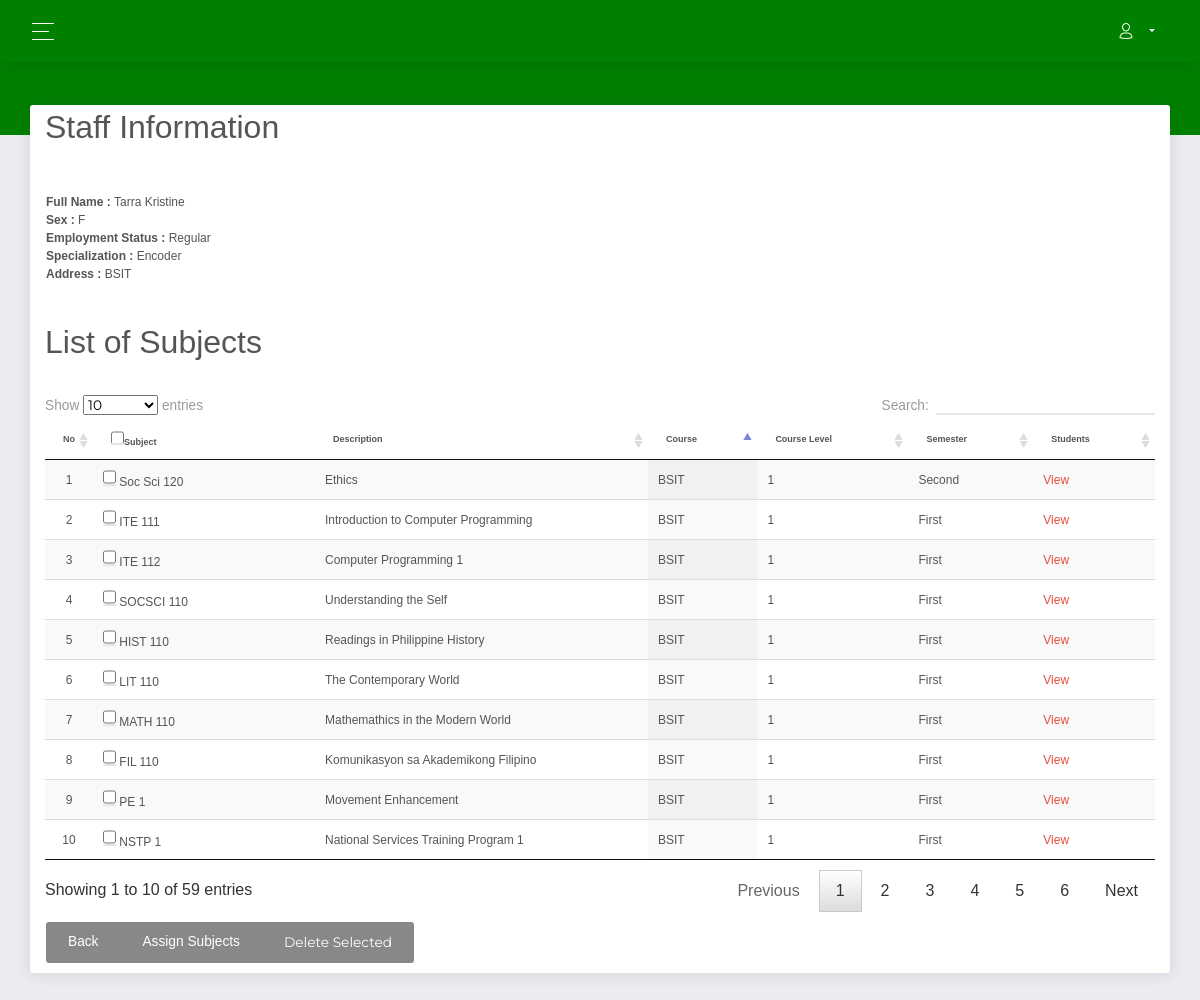
Screenshot of /admin/modules/instructor/index.php?view=instSubj&instructorId=13 (signed in) with the database file from the repository.
### tables this page shows
CREATE TABLE `instructor` (
  `INST_ID` int(30) NOT NULL,
  `INST_FULLNAME` varchar(255) NOT NULL,
  `INST_ADDRESS` varchar(255) NOT NULL,
  `INST_SEX` varchar(20) NOT NULL DEFAULT 'Male',
  `INST_STATUS` varchar(20) NOT NULL DEFAULT 'Single',
  `SPECIALIZATION` text NOT NULL,
  `INST_EMAIL` varchar(255) NOT NULL,
  `EMPLOYMENT_STATUS` varchar(40) NOT NULL DEFAULT 'Probationary'
);

CREATE TABLE `subject` (
  `SUBJ_ID` int(11) NOT NULL,
  `SUBJ_CODE` varchar(30) NOT NULL,
  `SUBJ_DESCRIPTION` varchar(255) NOT NULL,
  `UNIT` int(2) NOT NULL,
  `PRE_REQUISITE` varchar(30) NOT NULL DEFAULT 'None',
  `COURSE_ID` int(11) NOT NULL,
  `AY` varchar(30) NOT NULL,
  `SEMESTER` varchar(20) NOT NULL,
  `YEAR_LEVEL` varchar(20) NOT NULL,
  `LEC_UNIT` int(2) NOT NULL,
  `LAB_UNIT` int(2) NOT NULL
);

CREATE TABLE `course` (
  `COURSE_ID` int(11) NOT NULL,
  `COURSE_NAME` varchar(30) NOT NULL,
  `COURSE_LEVEL` int(11) NOT NULL DEFAULT 1,
  `COURSE_MAJOR` varchar(30) NOT NULL DEFAULT 'None',
  `COURSE_DESC` varchar(255) NOT NULL,
  `DEPT_ID` int(11) NOT NULL
);

### admin/modules/instructor/index.php (called while the page is built, shortened)
<?php
require_once '../../theme/templates.php';
?>

### includes/database.php (called while the page is built, shortened)
<?php
class Database {
	var $sql_string = '';
	private $conn;
	public function open_connection() {
		$this->conn = mysqli_connect(DB_SERVER,DB_USER,DB_PASS,DB_NAME);
	}
	function setQuery($sql='') {
		$this->sql_string=$sql;
	}
	function executeQuery() {
		$result = mysqli_query($this->conn,$this->sql_string);
		return $result;
	}
	private function confirm_query($result) {
		return $result;
	}
	function loadResultList( $key='' ) {
		$cur = $this->executeQuery();
		$array = array();
		while ($row = mysqli_fetch_object( $cur )) {
			if ($key) {
				$array[$row->$key] = $row;
			} else {
				$array[] = $row;
			}
		}
		return $array;
	}
	function loadSingleResult() {
		$cur = $this->executeQuery();
		$data = '';
		while ($row = mysqli_fetch_object( $cur )) {
			$data = $row;
		}
		return $data;
	}
}
$mydb = new Database();
?>

### includes/instructor.php (called while the page is built, shortened)
<?php
require_once(LIB_PATH.DS.'database.php');
class Instructor {
	protected static $tbl_name = "instructor";
	function single_instructor($id=0){
			global $mydb;
			$mydb->setQuery("SELECT * FROM ".self::$tbl_name." Where INST_ID= {$id} LIMIT 1");
			$cur = $mydb->loadSingleResult();
			return $cur;
	}
}
?>

### admin/modules/instructor/instSubj.php (the view, shortened to what this page needs)
<div class="row">
    <div class="col-12 col-sm-12 col-lg-12">
        <?php
  	 if (isset($_GET['instructorId'])){
			$instructor = new Instructor();
			$cur = $instructor->single_instructor($_GET['instructorId']);
		}
	  ?>
        <form class="form-horizontal span4" action="controller.php?action=delsubj" method="POST">
            <div class="panel panel-primary">
                <div class="panel-heading">
                    <h3 class="panel-title"><span class="glyphicon glyphicon-user"></span> Staff Information </h3>
                </div>
                <div class="panel-body">
                    <div class="row">
                        <div class="container">
                            <div class="well">
                                <form class="form-horizontal span4" action="" method="POST">
                                    <table>
                                        <tbody>
                                            <tr>
                                                <td>
                                                    <p>
                                                        <b>Full Name :
                                                        </b><?php echo (isset($cur)) ? $cur->INST_FULLNAME : 'Fullname' ;?><br />
                                                        <b>Sex :
                                                        </b><?php echo (isset($cur)) ? $cur->INST_SEX  : 'Sex' ;?><br />
                                                        <b>Employment Status :
                                                        </b><?php echo (isset($cur)) ? $cur->EMPLOYMENT_STATUS : 'EMPLOYMENT STATUS' ;?><br />
                                                        <b>Specialization :
                                                        </b><?php echo (isset($cur)) ? $cur->SPECIALIZATION : 'SPECIALIZATION' ;?><br />
                                                        <b>Address :
                                                        </b><?php echo (isset($cur)) ? $cur->INST_ADDRESS : 'Address' ;?>
                                                    </p>
                                                </td>
                                            </tr>
                                        </tbody>
                                    </table>
                                </form>
                                <br>
                                <h3 align="left">List of Subjects</h3>
                                <table id="example" class="display" cellspacing="0" width="100%">
                                    <thead>
                                        <tr>
                                        <tr>
                                            <th width="10">No</th>
                                            <th width="20%" class="bottom"> <input type="checkbox" name="chkall"
                                                    id="chkall" onclick="return checkall('selector[]');">Subject</th>
                                            <th class="bottom">Description</th>
                                            <th class="bottom">Course</th>
                                            <th class="bottom">Course Level</th>
                                            <th class="bottom">Semester</th>
                                            <th class="bottom">Students</th>
                                        </tr>
                                    </thead>
                                    <tbody>
                                        <?php
						$mydb->setQuery("SELECT *
								FROM  `subject` s,  `course` c  ,class cl
								WHERE s.`COURSE_ID` = c.`COURSE_ID`
								AND s.`SUBJ_ID`=cl.`SUBJ_ID`
								AND  `INST_ID` = ".$_GET['instructorId']."");
						$cur = $mydb->loadResultlist();
						foreach ($cur as $result) {
					  		echo '<tr>';
					  		echo '<td width="10" align="center"></td>';
					  		echo '<td width="20%"><input type="checkbox" name="selector[]" id="selector[]" value="'.$result->CLASS_ID. '"/>
				  			'.$result->SUBJ_CODE .'</td>';
					  		echo '<td width="30%">'. $result->SUBJ_DESCRIPTION.'</td>';
					  		echo '<td>'. $result->COURSE_NAME.'</td>';
                              echo '<td>'. $result->COURSE_LEVEL.'</td>';
                              echo '<td>'. $result->SEMESTER.'</td>';
							echo '<td><a href="index.php?view=class&id='.$result->CLASS_ID.'&instructorId='.$result->INST_ID.'">View</a></td>';
					  		echo '</tr>';
				  		}
				  	?>
                                    </tbody>
                                </table>
                                <div class="btn-group">
                                    <a href="index.php" class="btn btn-default">Back</a>
                                    <a href="index.php?view=assign&instructorId=<?php  echo (isset($_GET['instructorId'])) ? $_GET['instructorId']: 'ID' ; ?>"
                                        class="btn btn-default"><span class="glyphicon glyphicon-plus-sign"></span>
                                        Assign Subjects</a>
                                    <button type="submit" class="btn btn-default" name="delete"> Delete Selected</button>
                                </div>
        </form>
    </div>
</div>
</div>
</div>
</div>

### admin/theme/templates.php (shortened to what this page needs)
<!DOCTYPE html>
<html lang="en">
<head>
    <link rel="stylesheet" href="https://use.fontawesome.com/releases/v5.7.1/css/all.css"
>
    <link href="<?php echo WEB_ROOT; ?>plugins/assets/css/bootstrap.min.css" rel="stylesheet" />
    <link href="<?php echo WEB_ROOT; ?>plugins/assets/css/now-ui-dashboard.css?v=1.3.0" rel="stylesheet" />
    <link href="<?php echo WEB_ROOT; ?>plugins/assets/demo/demo.css" rel="stylesheet" />
    <link href="<?php echo WEB_ROOT; ?>css/bootstrap-datetimepicker.min.css" rel="stylesheet" media="screen">
    <link href="<?php echo WEB_ROOT; ?>css/dataTables.bootstrap.css" rel="stylesheet" media="screen">
    <link rel="stylesheet" type="text/css" href="<?php echo WEB_ROOT; ?>css/jquery.dataTables.css">
</head>
<body class="">
<div class="wrapper ">
    <div class="main-panel" id="main-panel"  >
        <nav class="navbar navbar-expand-lg navbar-absolute"style="background: green;" >
            <div class="container-fluid" style="background: green;">
                <div class="navbar-wrapper">
                    <div class="navbar-toggle">
                        <button type="button" class="navbar-toggler">
                            <span class="navbar-toggler-bar bar1"></span>
                            <span class="navbar-toggler-bar bar2"></span>
                            <span class="navbar-toggler-bar bar3"></span>
                        </button>
                    </div>
                </div>
                <div class="collapse navbar-collapse justify-content-end" id="navigation" style="background: green;">
                    <ul class="navbar-nav" style="background: green;">
                        <li class="nav-item dropdown" >
                            <a class="nav-link dropdown-toggle" id="navbarDropdownMenuLink" data-toggle="dropdown"
                                aria-haspopup="true" aria-expanded="false">
                                <i class="now-ui-icons users_single-02"></i>
                            </a>
                        </li>
                    </ul>
                </div>
            </div>
        </nav>
        <div class="panel-header panel-header-sm" style="background: green;" >
        </div>
        <div class="content">
            <div class="row">
                <div class="col-md-12">
                    <div class="card">
                        <div class="container">
                            <?php require_once $content;?>
                        </div>
                    </div>
                </div>
            </div>
</body>
</html>

### admin/theme/templates.php (style rules this page uses)
table { font-size: 9px; }
table tr td { font-size: 12px; }

### rows the page displays
instructor: INST_FULLNAME "Tarra Kristine", INST_SEX "F", EMPLOYMENT_STATUS "Regular", SPECIALIZATION "Encoder", INST_ADDRESS "BSIT"
subject: SUBJ_CODE "Soc Sci 120", SUBJ_DESCRIPTION "Ethics", COURSE_ID.COURSE_NAME "BSIT", COURSE_ID.COURSE_LEVEL "1", SEMESTER "Second"
subject: SUBJ_CODE "ITE 111", SUBJ_DESCRIPTION "Introduction to Computer Programming", COURSE_ID.COURSE_NAME "BSIT", COURSE_ID.COURSE_LEVEL "1", SEMESTER "First"
subject: SUBJ_CODE "ITE 112", SUBJ_DESCRIPTION "Computer Programming 1", COURSE_ID.COURSE_NAME "BSIT", COURSE_ID.COURSE_LEVEL "1", SEMESTER "First"
subject: SUBJ_CODE "SOCSCI 110", SUBJ_DESCRIPTION "Understanding the Self", COURSE_ID.COURSE_NAME "BSIT", COURSE_ID.COURSE_LEVEL "1", SEMESTER "First"
subject: SUBJ_CODE "HIST 110", SUBJ_DESCRIPTION "Readings in Philippine History", COURSE_ID.COURSE_NAME "BSIT", COURSE_ID.COURSE_LEVEL "1", SEMESTER "First"
subject: SUBJ_CODE "LIT 110", SUBJ_DESCRIPTION "The Contemporary World", COURSE_ID.COURSE_NAME "BSIT", COURSE_ID.COURSE_LEVEL "1", SEMESTER "First"
subject: SUBJ_CODE "MATH 110", SUBJ_DESCRIPTION "Mathemathics in the Modern World", COURSE_ID.COURSE_NAME "BSIT", COURSE_ID.COURSE_LEVEL "1", SEMESTER "First"
subject: SUBJ_CODE "FIL 110", SUBJ_DESCRIPTION "Komunikasyon sa Akademikong Filipino", COURSE_ID.COURSE_NAME "BSIT", COURSE_ID.COURSE_LEVEL "1", SEMESTER "First"
subject: SUBJ_CODE "PE 1", SUBJ_DESCRIPTION "Movement Enhancement", COURSE_ID.COURSE_NAME "BSIT", COURSE_ID.COURSE_LEVEL "1", SEMESTER "First"
subject: SUBJ_CODE "NSTP 1", SUBJ_DESCRIPTION "National Services Training Program 1", COURSE_ID.COURSE_NAME "BSIT", COURSE_ID.COURSE_LEVEL "1", SEMESTER "First"
